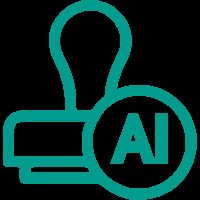
#> input picture packages/browseros-agent/apps/app/assets/finance-audit-active.png, 200 x 200 px
$ python -i generate_icons.py   (imports and definitions only)
#> lines starting #> are read from the running program, lines starting #| are printed output that depends on the picture
#!/usr/bin/env python3
"""Generate BrowserOS product icons from high-resolution source artwork."""

import shutil
import subprocess
import sys
from pathlib import Path

try:
    from PIL import Image
except ImportError:
    print("Error: Pillow is required. Install with: pip install Pillow")
    sys.exit(1)

SCRIPT_DIR = Path(__file__).parent
DEFAULT_CONFIG = SCRIPT_DIR / "generate_icons.txt"
SOURCE_DIR = SCRIPT_DIR / "source"
STATIC_DIR = SCRIPT_DIR / "static"
RESOURCE_DIR = SCRIPT_DIR.parent.parent.parent / "resources"
DEFAULT_PRODUCT = "browseros"
PRODUCTS = (DEFAULT_PRODUCT, "browserclaw")

MIN_SOURCE_SIZE = 1024


# [173 lines left out: functions product_output_dir, product_roots, resolve_input_path, validate_source, generate_png, generate_mono_png and 3 more, not called in this run]


def generate_xcassets(img: Image.Image, output_dir: Path) -> bool:
    """Generate Assets.xcassets structure for macOS."""
    try:
        appiconset_dir = output_dir / "Assets.xcassets" / "AppIcon.appiconset"
        appiconset_dir.mkdir(parents=True, exist_ok=True)

        appiconset_sizes = [16, 32, 64, 128, 256, 512, 1024]
        for size in appiconset_sizes:
            resized = img.resize((size, size), Image.Resampling.LANCZOS)
            resized.save(appiconset_dir / f"appicon_{size}.png", "PNG", optimize=True)

        contents_json = """{
  "images" : [
    { "filename" : "appicon_16.png", "idiom" : "mac", "scale" : "1x", "size" : "16x16" },
    { "filename" : "appicon_32.png", "idiom" : "mac", "scale" : "2x", "size" : "16x16" },
    { "filename" : "appicon_32.png", "idiom" : "mac", "scale" : "1x", "size" : "32x32" },
    { "filename" : "appicon_64.png", "idiom" : "mac", "scale" : "2x", "size" : "32x32" },
    { "filename" : "appicon_128.png", "idiom" : "mac", "scale" : "1x", "size" : "128x128" },
    { "filename" : "appicon_256.png", "idiom" : "mac", "scale" : "2x", "size" : "128x128" },
    { "filename" : "appicon_256.png", "idiom" : "mac", "scale" : "1x", "size" : "256x256" },
    { "filename" : "appicon_512.png", "idiom" : "mac", "scale" : "2x", "size" : "256x256" },
    { "filename" : "appicon_512.png", "idiom" : "mac", "scale" : "1x", "size" : "512x512" },
    { "filename" : "appicon_1024.png", "idiom" : "mac", "scale" : "2x", "size" : "512x512" }
  ],
  "info" : { "author" : "xcode", "version" : 1 }
}"""
        (appiconset_dir / "Contents.json").write_text(contents_json)

        iconset_dir = output_dir / "Assets.xcassets" / "Icon.iconset"
        iconset_dir.mkdir(parents=True, exist_ok=True)

        resized_256 = img.resize((256, 256), Image.Resampling.LANCZOS)
        resized_256.save(iconset_dir / "icon_256x256.png", "PNG", optimize=True)

        resized_512 = img.resize((512, 512), Image.Resampling.LANCZOS)
        resized_512.save(iconset_dir / "icon_256x256@2x.png", "PNG", optimize=True)

        xcassets_dir = output_dir / "Assets.xcassets"
        root_contents = '{ "info" : { "author" : "xcode", "version" : 1 } }'
        (xcassets_dir / "Contents.json").write_text(root_contents)

        return True
    except Exception as e:
        print(f"  ✗ Failed to generate xcassets: {e}")
        return False


# [260 lines left out: functions generate_assets_car, copy_static, parse_config, main, not called in this run]


# [2 lines not run here, left out]

>>> import cv2
>>> picture = cv2.imread('../../../../browseros-agent/apps/app/assets/finance-audit-active.png', cv2.IMREAD_GRAYSCALE)
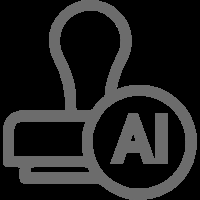
#> picture: shape (200, 200); min 0, max 164, mean 31.3
>>> result = generate_xcassets(picture, 'out.png')
#> result = False
